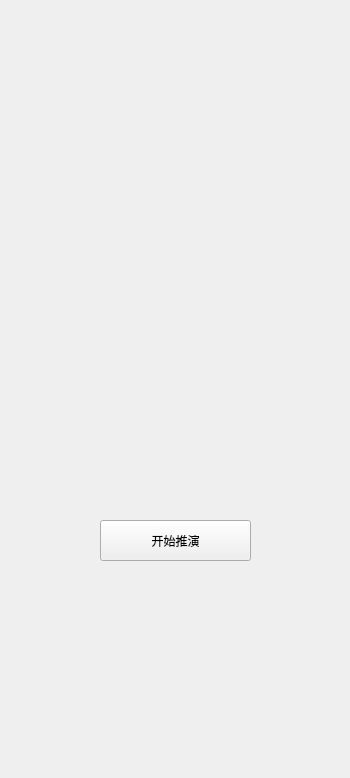
<?xml version="1.0" encoding="UTF-8"?>
<ui version="4.0">
 <class>SimulateControlPanel</class>
 <widget class="QWidget" name="SimulateControlPanel">
  <property name="geometry">
   <rect>
    <x>0</x>
    <y>0</y>
    <width>350</width>
    <height>778</height>
   </rect>
  </property>
  <property name="windowTitle">
   <string>Form</string>
  </property>
  <layout class="QVBoxLayout" name="verticalLayout">
   <property name="margin">
    <number>0</number>
   </property>
   <item>
    <widget class="QWidget" name="widget" native="true">
     <widget class="QPushButton" name="startSimulate">
      <property name="geometry">
       <rect>
        <x>100</x>
        <y>520</y>
        <width>151</width>
        <height>41</height>
       </rect>
      </property>
      <property name="text">
       <string>开始推演</string>
      </property>
     </widget>
    </widget>
   </item>
  </layout>
 </widget>
 <resources/>
 <connections/>
</ui>
